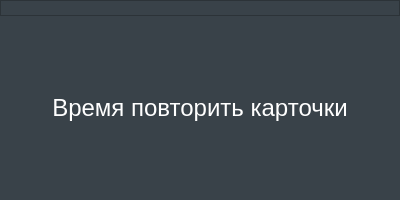
<?xml version="1.0" encoding="UTF-8"?>
<ui version="4.0">
 <class>Form</class>
 <widget class="QWidget" name="Form">
  <property name="geometry">
   <rect>
    <x>0</x>
    <y>0</y>
    <width>400</width>
    <height>200</height>
   </rect>
  </property>
  <property name="sizePolicy">
   <sizepolicy hsizetype="Fixed" vsizetype="Fixed">
    <horstretch>0</horstretch>
    <verstretch>0</verstretch>
   </sizepolicy>
  </property>
  <property name="windowTitle">
   <string>Form</string>
  </property>
  <layout class="QVBoxLayout" name="verticalLayout">
   <property name="spacing">
    <number>0</number>
   </property>
   <property name="leftMargin">
    <number>0</number>
   </property>
   <property name="topMargin">
    <number>0</number>
   </property>
   <property name="rightMargin">
    <number>0</number>
   </property>
   <property name="bottomMargin">
    <number>0</number>
   </property>
   <item>
    <widget class="QFrame" name="frame">
     <property name="styleSheet">
      <string notr="true">background: #394249</string>
     </property>
     <property name="frameShape">
      <enum>QFrame::NoFrame</enum>
     </property>
     <property name="frameShadow">
      <enum>QFrame::Raised</enum>
     </property>
     <layout class="QVBoxLayout" name="verticalLayout_2">
      <property name="spacing">
       <number>0</number>
      </property>
      <property name="leftMargin">
       <number>0</number>
      </property>
      <property name="topMargin">
       <number>0</number>
      </property>
      <property name="rightMargin">
       <number>0</number>
      </property>
      <property name="bottomMargin">
       <number>0</number>
      </property>
      <item>
       <widget class="QFrame" name="frame_2">
        <property name="frameShape">
         <enum>QFrame::StyledPanel</enum>
        </property>
        <property name="frameShadow">
         <enum>QFrame::Raised</enum>
        </property>
        <layout class="QHBoxLayout" name="horizontalLayout">
         <property name="spacing">
          <number>0</number>
         </property>
         <property name="leftMargin">
          <number>0</number>
         </property>
         <property name="topMargin">
          <number>0</number>
         </property>
         <property name="rightMargin">
          <number>0</number>
         </property>
         <property name="bottomMargin">
          <number>0</number>
         </property>
         <item>
          <widget class="QFrame" name="frame_5">
           <property name="sizePolicy">
            <sizepolicy hsizetype="Expanding" vsizetype="Preferred">
             <horstretch>0</horstretch>
             <verstretch>0</verstretch>
            </sizepolicy>
           </property>
           <property name="frameShape">
            <enum>QFrame::NoFrame</enum>
           </property>
           <property name="frameShadow">
            <enum>QFrame::Raised</enum>
           </property>
          </widget>
         </item>
         <item>
          <widget class="QFrame" name="frame_4">
           <property name="frameShape">
            <enum>QFrame::NoFrame</enum>
           </property>
           <property name="frameShadow">
            <enum>QFrame::Raised</enum>
           </property>
           <layout class="QVBoxLayout" name="verticalLayout_3">
            <property name="spacing">
             <number>0</number>
            </property>
            <property name="leftMargin">
             <number>0</number>
            </property>
            <property name="topMargin">
             <number>0</number>
            </property>
            <property name="rightMargin">
             <number>0</number>
            </property>
            <property name="bottomMargin">
             <number>0</number>
            </property>
            <item>
             <widget class="QPushButton" name="pushButton">
              <property name="styleSheet">
               <string notr="true">QPushButton{
	border: 0px solid;
}
QPushButton:hover{
	background: #d71e26;
}
</string>
              </property>
              <property name="text">
               <string/>
              </property>
              <property name="icon">
               <iconset>
                <normaloff>close.png</normaloff>close.png</iconset>
              </property>
             </widget>
            </item>
           </layout>
          </widget>
         </item>
        </layout>
       </widget>
      </item>
      <item>
       <widget class="QFrame" name="frame_3">
        <property name="sizePolicy">
         <sizepolicy hsizetype="Preferred" vsizetype="Expanding">
          <horstretch>0</horstretch>
          <verstretch>0</verstretch>
         </sizepolicy>
        </property>
        <property name="frameShape">
         <enum>QFrame::NoFrame</enum>
        </property>
        <property name="frameShadow">
         <enum>QFrame::Raised</enum>
        </property>
        <layout class="QVBoxLayout" name="verticalLayout_4">
         <property name="spacing">
          <number>0</number>
         </property>
         <property name="leftMargin">
          <number>0</number>
         </property>
         <property name="topMargin">
          <number>0</number>
         </property>
         <property name="rightMargin">
          <number>0</number>
         </property>
         <property name="bottomMargin">
          <number>0</number>
         </property>
         <item>
          <widget class="QLabel" name="label">
           <property name="font">
            <font>
             <family>Segoe UI</family>
             <pointsize>18</pointsize>
            </font>
           </property>
           <property name="styleSheet">
            <string notr="true">color: #fff;</string>
           </property>
           <property name="text">
            <string>Время повторить карточки</string>
           </property>
           <property name="alignment">
            <set>Qt::AlignCenter</set>
           </property>
          </widget>
         </item>
        </layout>
       </widget>
      </item>
     </layout>
    </widget>
   </item>
  </layout>
 </widget>
 <resources/>
 <connections/>
</ui>
